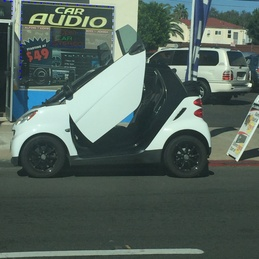
%> input picture data/Notre Dame/1.jpg, 259 x 259 px, shrunk from 1224 x 1224 before the run
$ octave proj4.m   (GNU Octave 9; MATLAB toolbox functions it lacks are replaced by stand-ins)
%> lines starting %> are read from the running program, lines starting %| are printed output that depends on the picture; in (x1, y1, x2, y2) boxes, pixels count from 0 and x2, y2 are one past the last pixel; in counts of white or black regions, pixels touching at a corner belong together; the program's own positions count from 1
### code/get_interest_points.m
% Local Feature Stencil Code

% Returns a set of interest points for the input image

% 'image' can be grayscale or color, your choice.
% 'feature_width', in pixels, is the local feature width. It might be
%   useful in this function in order to (a) suppress boundary interest
%   points (where a feature wouldn't fit entirely in the image, anyway)
%   or(b) scale the image filters being used. Or you can ignore it.

% 'x' and 'y' are nx1 vectors of x and y coordinates of interest points.
% 'confidence' is an nx1 vector indicating the strength of the interest
%   point. You might use this later or not.
% 'scale' and 'orientation' are nx1 vectors indicating the scale and
%   orientation of each interest point. These are OPTIONAL. By default you
%   do not need to make scale and orientation invariant local features.
function [x, y, confidence, scale, orientation] = get_interest_points(image, feature_width)

% Implement the Harris corner detector (See Szeliski 4.1.1) to start with.
% You can create additional interest point detector functions (e.g. MSER)
% for extra credit.

% If you're finding spurious interest point detections near the boundaries,
% it is safe to simply suppress the gradients / corners near the edges of
% the image.

% The lecture slides and textbook are a bit vague on how to do the
% non-maximum suppression once you've thresholded the cornerness score.
% You are free to experiment. Here are some helpful functions:
%  BWLABEL and the newer BWCONNCOMP will find connected components in
% thresholded binary image. You could, for instance, take the maximum value
% within each component.
%  COLFILT can be used to run a max() operator on each sliding window. You
% could use this to ensure that every interest point is at a local maximum
% of cornerness.

% Placeholder that you can delete. 20 random points
x_filter=[-1 0 1;-1 0 1;-1 0 1];
y_filter=[1 1 1;0 0 0;-1 -1 -1];
Ix=imfilter(image,x_filter);
Iy=imfilter(image,y_filter);
Ix2 = Ix.^2;
Iy2 = Iy.^2;
Ixy = Ix.*Iy;
h= fspecial('gaussian',[25 25],2);

Ix2 = filter2(h,Ix2);
Iy2 = filter2(h,Iy2);
Ixy = filter2(h,Ixy);

[h,w]=size(image);

Rmax = 0;
for i = 1:h
    for j = 1:w
        M = [Ix2(i,j) Ixy(i,j);Ixy(i,j) Iy2(i,j)];
        R(i,j) = det(M)-0.06*(trace(M))^2;
        if R(i,j) > Rmax   %find Rmax value
            Rmax = R(i,j);
        end
    end
end
cnt = 0; %count of interest points

for i = 2:h-1
    for j = 2:w-1
        % set threshold
        if R(i,j) > 0.01*Rmax && R(i,j) > R(i-1,j-1) && R(i,j) > R(i-1,j) && R(i,j) > R(i-1,j+1) && R(i,j) > R(i,j-1) && R(i,j) > R(i,j+1) && R(i,j) > R(i+1,j-1) && R(i,j) > R(i+1,j) && R(i,j) > R(i+1,j+1)
            result(i,j) = 1;
            cnt = cnt+1;
        else
            result(i,j)=0;
        end

 if i >0.9*h||i <0.1*h||j >0.9*w||j <0.1*w
        result(i,j)=0;
 end

    end
end
   cnt
[x y]=find(result(:)==1);

cc=1;
for i=1:h-2
    for j=1:w-2
        if result(i,j)==1
            x(cc)=i;
            y(cc)=j;
            cc=cc+1;
        end
    end
end


% [8 lines of commented-out code are left out]


end

### code/get_features.m
% Local Feature Stencil Code

% Returns a set of feature descriptors for a given set of interest points.

% 'image' can be grayscale or color, your choice.
% 'x' and 'y' are nx1 vectors of x and y coordinates of interest points.
%   The local features should be centered at x and y.
% 'feature_width', in pixels, is the local feature width. You can assume
%   that feature_width will be a multiple of 4 (i.e. every cell of your
%   local SIFT-like feature will have an integer width and height).
% If you want to detect and describe features at multiple scales or
% particular orientations you can add input arguments.

% 'features' is the array of computed features. It should have the
%   following size: [length(x) x feature dimensionality] (e.g. 128 for
%   standard SIFT)

function [features] = get_features(image, x, y, feature_width)

% To start with, you might want to simply use normalized patches as your
% local feature. This is very simple to code and works OK. However, to get
% full credit you will need to implement the more effective SIFT descriptor
% (See Szeliski 4.1.2 or the original publications at
% http://www.cs.ubc.ca/~lowe/keypoints/)

% Your implementation does not need to exactly match the SIFT reference.
% Here are the key properties your (baseline) descriptor should have:
%  (1) a 4x4 grid of cells, each feature_width/4.
%  (2) each cell should have a histogram of the local distribution of
%    gradients in 8 orientations. Appending these histograms together will
%    give you 4x4 x 8 = 128 dimensions.
%  (3) Each feature should be normalized to unit length
%
% You do not need to perform the interpolation in which each gradient
% measurement contributes to multiple orientation bins in multiple cells
% As described in Szeliski, a single gradient measurement creates a
% weighted contribution to the 4 nearest cells and the 2 nearest
% orientation bins within each cell, for 8 total contributions. This type
% of interpolation probably will help, though.

% You do not have to explicitly compute the gradient orientation at each
% pixel (although you are free to do so). You can instead filter with
% oriented filters (e.g. a filter that responds to edges with a specific
% orientation). All of your SIFT-like feature can be constructed entirely
% from filtering fairly quickly in this way.

% You do not need to do the normalize -> threshold -> normalize again
% operation as detailed in Szeliski and the SIFT paper. It can help, though.

% Another simple trick which can help is to raise each element of the final
% feature vector to some power that is less than one. This is not required,
% though.

% Placeholder that you can delete. Empty features.

n=size(x,1);
h= fspecial('gaussian',[25 25],2);

image = filter2(h,image);

fx=[-1 0 1;-1 0 1;-1 0 1];
fy=fx';

z=zeros(1,128);
t=zeros(n,128);
features=zeros(n,128);
c=zeros(1,8);
count=1;
x=x';
y=y';

 for i=1:n
   A=image(x(i)-7:x(i)+8,y(i)-7:y(i)+8);  %find 16by16 block around interested point
   A_x=imfilter(A,fx);
   A_y=imfilter(A,fy);
   A_xy=(A_x.^2+A_y.^2).^0.5;

   for j=1:16
       for k=1:16
   if A_xy(j,k)==0
       A_xy(j,k)=0.000001;
   end

   theta(j,k)=asin(A_x(j,k)/A_xy(j,k));
      theta(j,k)=round(rad2deg(theta(j,k)));
      theta = wrapTo360(theta);%compute angle and translate it into 0-360 degree
       end
   end

for mm=1:4
    for nn=1:4
    e=theta(1+(mm-1)*4:4*mm,1+(nn-1)*4:4*nn);
    em=e(:);
[c]=histc(em,1:45:360);%compute HOG and divided into 8 bins

c=c';
ssum=sum(c);
c=c./ssum;
[max_c inx]=max(c);


if inx>1
temp1=c(inx:end);
temp2=c(1:inx-1);
temp=[temp2 temp1];

end


z(count:count+7)=c;
count=count+8;
c(:)=0;
    end
end


t(i,:)=z;
count=1;
 end

features=t;


end

### code/proj4.m
% Local Feature Stencil Code
% This script
% (1) Loads and resizes images
% (2) Finds interest points in those images                 (you code this)
% (3) Describes each interest point with a local feature    (you code this)
% (4) Finds matching features                               (you code this)
% (5) Visualizes the matches
% (6) Evaluates the matches based on ground truth correspondences

close all

% you need prepare a pair of images on your own. You can either download from the internet or capture by your self.
%However, the particular evaluation function at the bottom of this script will only work for this
% provided image pair (unless you add ground truth annotations for other
% image pairs). It is suggested that you only work with these two images
% until you are satisfied with your implementation and ready to test on
% additional images. A single scale pipeline works fine for these two
% images (and will give you full credit for this project), but you will
% need local features at multiple scales to handle harder cases.
image1 = imread('../data/Notre Dame/1.jpg');
%> image1 is the input picture: size 259x259x3 uint8; mean R, G, B 84.9, 100.8, 94.1
image2 = imread('../data/Notre Dame/2.jpg');
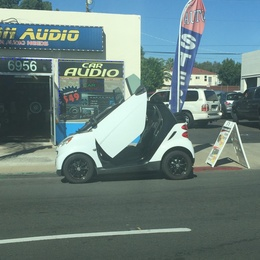
%> input picture data/Notre Dame/2.jpg, 260 x 260 px, shrunk from 1227 x 1227 before the run
%> image2 is the input picture: size 260x260x3 uint8; mean R, G, B 105.5, 126.7, 124.7

% You don't have to work with grayscale images. Matching with color
% information might be helpful.
image1 = rgb2gray(single(image1)/255);
%> image1: size 259x259 single
image2 = rgb2gray(single(image2)/255);
%> image2: size 260x260 single

scale_factor = 0.5; %make images smaller to speed up the algorithm
image1 = imresize(image1, scale_factor, 'bilinear');
%> image1: size 130x130 single
image2 = imresize(image2, scale_factor, 'bilinear');
%> image2: size 130x130 single

feature_width = 16; %width and height of each local feature, in pixels.

%% Find distinctive points in each image. Szeliski 4.1.1
% !!! You will need to implement get_interest_points. !!!
[x1, y1] = get_interest_points(image1, feature_width);
%> after the loop in get_interest_points, `for i = 1:h`:
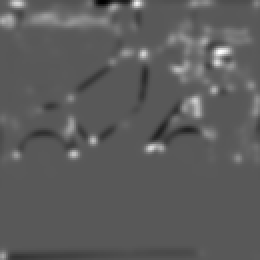
%> R: size 130x130 single (shown 2 times larger); min -0.127, max 0.237, mean 0.00562; drawn with min black and max white
%> after the loop in get_interest_points, `for i = 1:h`: Rmax = 0.237
%> after the loop in get_interest_points, `for i = 2:h-1`:
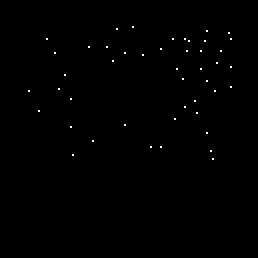
%> result: size 129x129 double (shown 2 times larger); values 0 (black) and 1 (white), 0.28% white in thin lines or dots, all inside (x1, y1, x2, y2) = (14, 13, 116, 80)
%> after the loop in get_interest_points, `for i = 2:h-1`: cnt = 76
%> in get_interest_points, `[x y]=find(result(:)==1);`: x = 46 values from 1852 to 14879; y = 46 values from 1 to 1
%> after the loop in get_interest_points, `for i=1:h-2`: cc = 47; x = 46 values from 14 to 80; y = 46 values, max 116 at index 8, min 15 at index 30, mean 77.67
%> x1 = 46 values from 14 to 80; y1 has the same summary as y in get_interest_points
[x2, y2] = get_interest_points(image2, feature_width);
%> call 2 of get_interest_points, with feature_width = 16
%> in get_interest_points (call 2), `Ixy = filter2(h,Ixy);`:
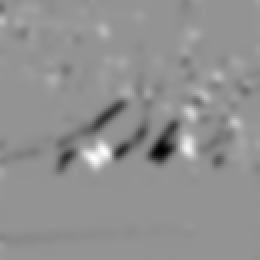
%> Ixy: size 130x130 single (shown 2 times larger); min -0.597, max 0.436, mean -0.00836; drawn with min black and max white
%> after the loop in get_interest_points (call 2), `for i = 1:h`:
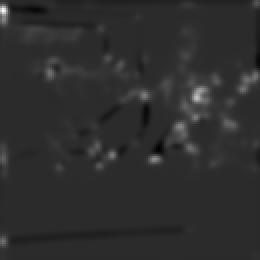
%> R: size 130x130 single (shown 2 times larger); min -0.0796, max 0.383, mean 0.00536; drawn with min black and max white
%> after the loop in get_interest_points (call 2), `for i = 1:h`: Rmax = 0.383
%> after the loop in get_interest_points (call 2), `for i = 2:h-1`:
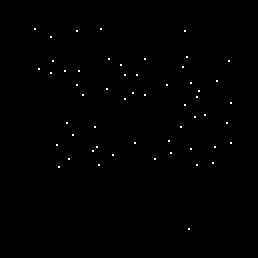
%> result: size 129x129 double (shown 2 times larger); values 0 (black) and 1 (white), 0.33% white in thin lines or dots, all inside (x1, y1, x2, y2) = (17, 14, 116, 115)
%> after the loop in get_interest_points (call 2), `for i = 2:h-1`: cnt = 72
%> in get_interest_points (call 2), `[x y]=find(result(:)==1);`: x = 55 values from 2208 to 14907; y = 55 values from 1 to 1
%> after the loop in get_interest_points (call 2), `for i=1:h-2`: cc = 56; x = 55 values from 15 to 115; y = 55 values, max 116 at index 30, min 18 at index 1, mean 68.91
%> x2 = 55 values from 15 to 115; y2 has the same summary as y in get_interest_points


%% Create feature vectors at each interest point. Szeliski 4.1.2
% !!! You will need to implement get_features. !!!
[image1_features] = get_features(image1, x1, y1, feature_width);
%> in get_features, `image = filter2(h,image);`:
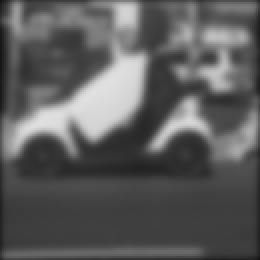
%> image: size 130x130 single (shown 2 times larger); min 0.0854, max 0.881, mean 0.365
%> in get_features, `x=x';`: x = 46 values from 14 to 80
%> in get_features, `y=y';`: y = 46 values, max 116 at index 8, min 15 at index 30, mean 77.67
%> the run ends on the next line
